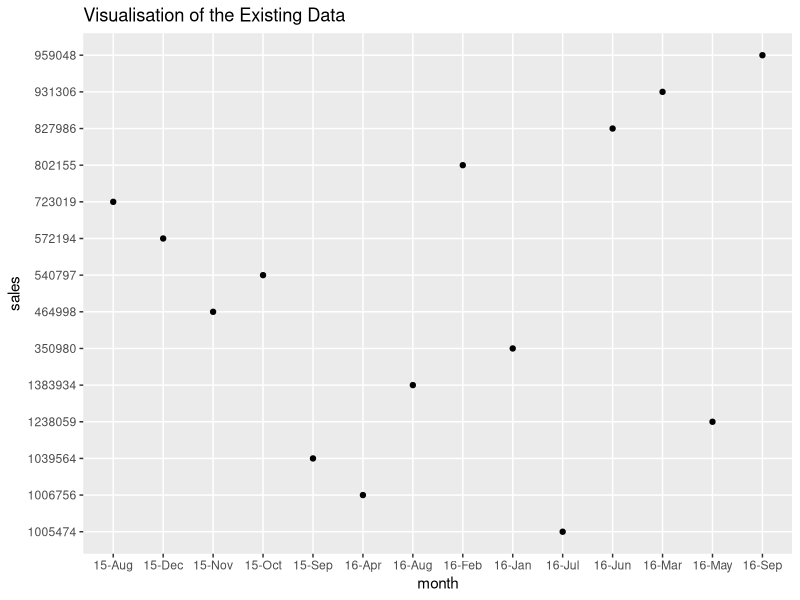
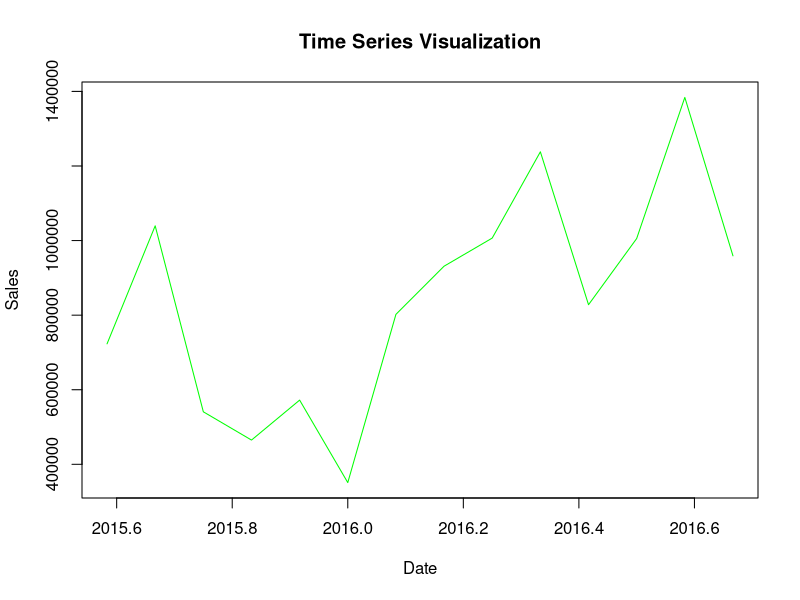
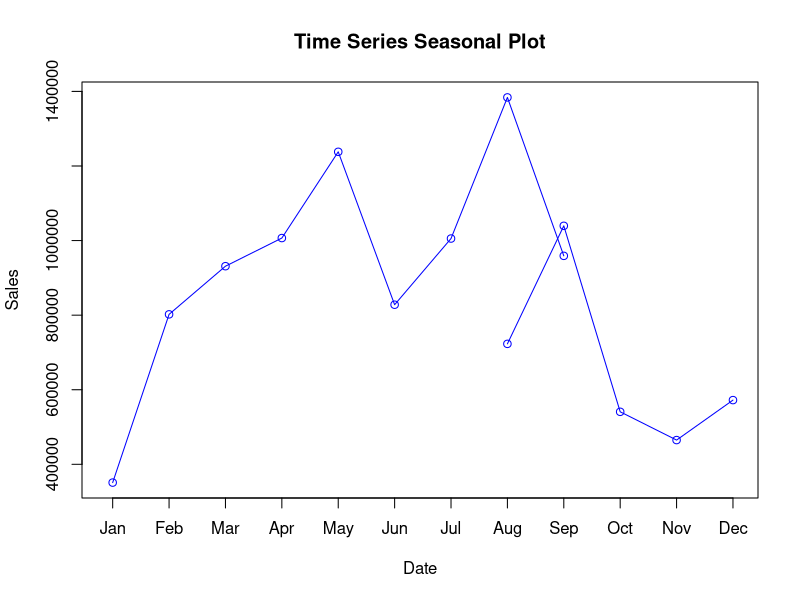
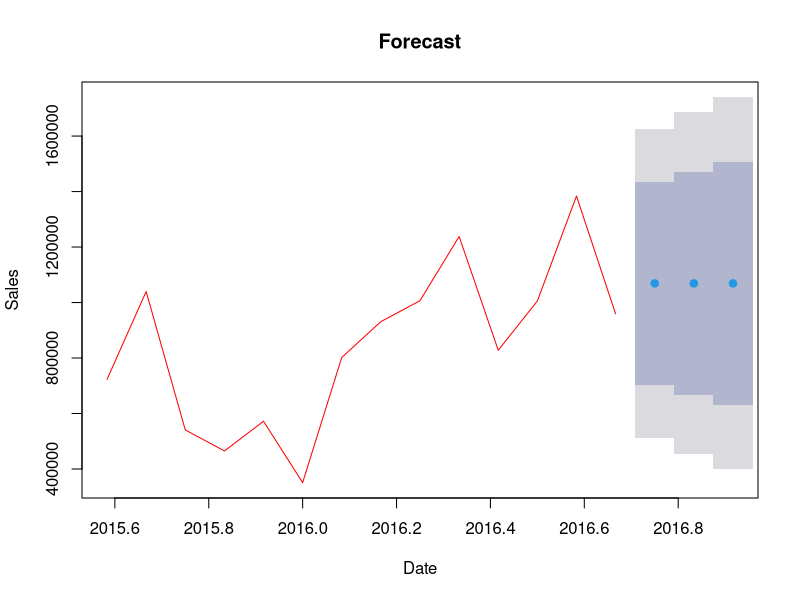

These figures' R source, in order:
## ---- chunk 1
library(dplyr)
library(readr)
library(ggplot2)
#install.packages('forecast')
library(forecast)
month <- c('X1', 'Client', 'Subclient', '15-Aug', 'X2', '15-Sep', 'X3','15-Oct', 'X4','15-Nov', 'X5','15-Dec','X6','16-Jan', 'X7',
       '16-Feb','X8',
       '16-Mar','X9',
       '16-Apr','X10',
       '16-May','X11',
       '16-Jun','X12',
       '16-Jul','X13',
       '16-Aug','X14',
       '16-Sep')
raw <- read_csv("gross_sales_raw.csv", col_names = month)
## ---- chunk 2
raw <- raw[-1, ]
raw[1:3,1:7]
## ---- chunk 3
c <- c(2,3,seq(from = 4, to = 30, by=2))
raw <- select(raw, c)
raw <- type_convert(raw, c(col_character(), col_character(), rep(col_double(), 14)))
raw[1:3, 1:6]
## ---- chunk 4
colnames(raw)[which(names(raw) == "X2")] <- "Client"
colnames(raw)[which(names(raw) == "X3")] <- "SubClient"
dim(raw)
row.names(raw) <- seq(1, nrow(raw), 1)
raw[1:3, 1:6]
## ---- chunk 5
#Select appropriate rows
q1 <- select(raw, 1, 2, 8:16)
#The rows that display NA for Client are the ones that contain input of subclients. Therefore, we can create a data frame of the actual clients by only picking the rows without NA.
clients <- row.names(q1)[which(is.na(q1$Client)==FALSE)]
clients <- as.integer(clients)
q1 <- q1[clients, ]
#Now q1 is our working dataset but we still have lines containing the name of a big client that are followed by the breakdown and the total. We have no need for those lines as they contain no data. We can use Total line instead, as in the picture above. 
cs <- row.names(q1)[which(is.na(q1$`16-Jan`)==FALSE)]
cs <- as.integer(cs)
q1 <- q1[cs, ]
#Now we have no need for row 2.
q1 <- select(q1, -2)
q1[1:3, 1:6]
## ---- chunk 6
q1$Total <- rowSums(q1[ ,2:10])
c <- c(1, 11)
q1 <- select(q1, 1, 11)
q1 %>%
  arrange(desc(Total)) %>%
  slice(1:10)

## ---- chunk 7
q2 <- select(raw, 1, 2, 16)
clients <- row.names(q2)[which(is.na(q2$Client)==FALSE)]
clients <- as.integer(clients)
q2 <- q2[clients, ]
cs <- row.names(q2)[which(is.na(q2$`16-Sep`)==FALSE)]
cs <- as.integer(cs)
q2 <- q2[cs, ]
q2 <- select(q2, -2)
## ---- chunk 8
head(q2)
q2 %>%
  arrange(desc(`16-Sep`)) %>%
  slice(1)
## ---- chunk 9
q3 <- select(raw, 1, 2, 15, 16)
clients <- row.names(q3)[which(is.na(q3$Client)==FALSE)]
clients <- as.integer(clients)
q3 <- q3[clients, ]
cs <- row.names(q3)[which(is.na(q3$`16-Sep`)==FALSE)]
cs <- as.integer(cs)
q3 <- q3[cs, ]
q3 <- select(q3, -2)
q3
## ---- chunk 10
q3$Increase <- q3$`16-Sep` - q3$`16-Aug`
q3 %>%
  arrange(desc(Increase)) %>%
  slice(1)
## ---- chunk 11
q4 <- select(raw, 1, 2, 9, 10)
clients <- row.names(q4)[which(is.na(q4$Client)==FALSE)]
clients <- as.integer(clients)
q4 <- q4[clients, ]
cs <- row.names(q4)[which(is.na(q4$`16-Mar`)==FALSE)]
cs <- as.integer(cs)
q4 <- q4[cs, ]
q4$`16-Feb`[q4$`16-Feb`== 0] <- 1 
q4 <- mutate(q4, Mar = `16-Mar` + 1) 
q4 <- select(q4, -2, -4)
head(q4)
## ---- chunk 12
q4$PercInc <- round((q4$Mar-q4$`16-Feb`)/q4$`16-Feb`, 2)*100
q4 %>%
  arrange(desc(PercInc)) %>%
  slice(1)
## ---- chunk 13
#Let's first get the correct dataset of this question.
q5 <- raw
colnames(q5) <- c('Client', 'Subclient', '15-Aug', '15-Sep', '15-Oct', '15-Nov', '15-Dec','16-Jan',
       '16-Feb',
       '16-Mar',
       '16-Apr',
       '16-May',
       '16-Jun',
       '16-Jul',
       '16-Aug',
       '16-Sep')
#Getting rid of subclients and getting rid of the non-informative lines.
#Just like we did before.
clients <- row.names(raw)[which(is.na(q5$Client)==FALSE)]
clients <- as.integer(clients)
q5 <- q5[clients, ]
cs <- row.names(raw)[which(is.na(q5$`16-Jan`)==FALSE)]
cs <- as.integer(cs)
q5 <- q5[cs, ]
q5 <- select(q5, -2)
#Now this is our working dataset. 
q5[1:3, 1:6]
## ---- chunk 14
#getting sums into a separate vector.
x <- c(0, sum(q5$`15-Aug`[1:157]),
       sum(q5$`15-Sep`[1:157]),
       sum(q5$`15-Oct`[1:157]),
       sum(q5$`15-Nov`[1:157]),
       sum(q5$`15-Dec`[1:157]),
       sum(q5$`16-Jan`[1:157]),
       sum(q5$`16-Feb`[1:157]),
       sum(q5$`16-Mar`[1:157]),
       sum(q5$`16-Apr`[1:157]),
       sum(q5$`16-May`[1:157]),
       sum(q5$`16-Jun`[1:157]),
       sum(q5$`16-Jul`[1:157]),
       sum(q5$`16-Aug`[1:157]),
       sum(q5$`16-Sep`[1:157]))
q5 <- rbind(q5, x)
tail(q5)
#binding it to the end of our dataset
q5 <- slice(q5, 158)
q5 <- select(q5, 2:10)
q5
#keeping only months and the total sales data.
month <- c('15-Aug', '15-Sep', '15-Oct', '15-Nov', '15-Dec','16-Jan',
       '16-Feb',
       '16-Mar',
       '16-Apr',
       '16-May',
       '16-Jun',
       '16-Jul',
       '16-Aug',
       '16-Sep')
#sales data would come with attached months names, so I had to get those into a separate vector. 
sales <- c(723019.0, 1039564.5 , 540797.2, 464998.5, 572194.9,  350980.9,  802155.0,  931306.3, 1006756.5, 1238059.4,  827986.9, 1005474.3, 1383934.1,  959048.3)
sales <- as.integer(sales)
#Now we put the two vectors together into the dataset on which we can easily base our forcasts.
data <- as.data.frame(cbind(month, sales))
data
## ---- chunk 15
ggplot(data, aes(x = month, y = sales)) + 
  geom_point() +
  ggtitle("Visualisation of the Existing Data")
## ---- chunk 16
ts <- ts(sales, start=c(2015, 8), end = c(2016, 9), frequency = 12)
ts
## ---- chunk 17
plot(ts, ylab="Sales", xlab="Date", main="Time Series Visualization", col='green')
## ---- chunk 18
seasonplot(ts, ylab="Sales", xlab="Date", main="Time Series Seasonal Plot", col='blue')
## ---- chunk 19
#Creating object of the class 'forecast'. 
forecast <- forecast(ts, 3)
forecast
## ---- chunk 20
plot(forecast, main='Forecast', ylab='Sales', xlab='Date', col='red')
## ---- chunk 21
accuracy <- accuracy(forecast)
accuracy
